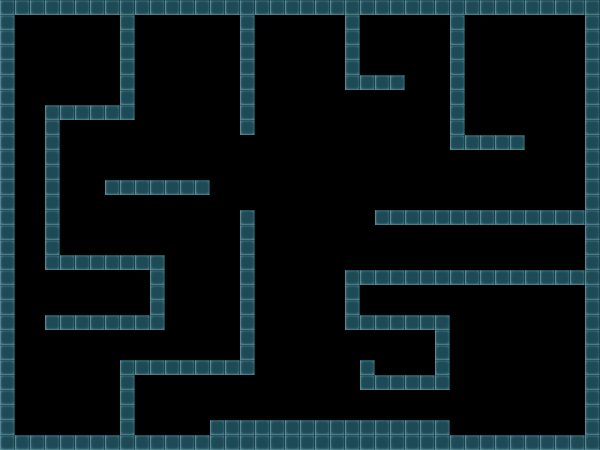

Tiled map render using the project's own tile images. Description and the whole map definition, tile-layer contents included, below:
An orthogonal 40x30 tile map with 15x15 px tiles, 1 tile layer (Tile Layer 1).

<map version="1.0" orientation="orthogonal" renderorder="right-down" width="40" height="30" tilewidth="15" tileheight="15" nextobjectid="1">
 <tileset firstgid="1" source="wall.tsx" />
 <layer name="Tile Layer 1" width="40" height="30">
  <data encoding="csv">
1,1,1,1,1,1,1,1,1,1,1,1,1,1,1,1,1,1,1,1,1,1,1,1,1,1,1,1,1,1,1,1,1,1,1,1,1,1,1,1,
1,0,0,0,0,0,0,0,1,0,0,0,0,0,0,0,1,0,0,0,0,0,0,1,0,0,0,0,0,0,1,0,0,0,0,0,0,0,0,1,
1,0,0,0,0,0,0,0,1,0,0,0,0,0,0,0,1,0,0,0,0,0,0,1,0,0,0,0,0,0,1,0,0,0,0,0,0,0,0,1,
1,0,0,0,0,0,0,0,1,0,0,0,0,0,0,0,1,0,0,0,0,0,0,1,0,0,0,0,0,0,1,0,0,0,0,0,0,0,0,1,
1,0,0,0,0,0,0,0,1,0,0,0,0,0,0,0,1,0,0,0,0,0,0,1,0,0,0,0,0,0,1,0,0,0,0,0,0,0,0,1,
1,0,0,0,0,0,0,0,1,0,0,0,0,0,0,0,1,0,0,0,0,0,0,1,1,1,1,0,0,0,1,0,0,0,0,0,0,0,0,1,
1,0,0,0,0,0,0,0,1,0,0,0,0,0,0,0,1,0,0,0,0,0,0,0,0,0,0,0,0,0,1,0,0,0,0,0,0,0,0,1,
1,0,0,1,1,1,1,1,1,0,0,0,0,0,0,0,1,0,0,0,0,0,0,0,0,0,0,0,0,0,1,0,0,0,0,0,0,0,0,1,
1,0,0,1,0,0,0,0,0,0,0,0,0,0,0,0,1,0,0,0,0,0,0,0,0,0,0,0,0,0,1,0,0,0,0,0,0,0,0,1,
1,0,0,1,0,0,0,0,0,0,0,0,0,0,0,0,0,0,0,0,0,0,0,0,0,0,0,0,0,0,1,1,1,1,1,0,0,0,0,1,
1,0,0,1,0,0,0,0,0,0,0,0,0,0,0,0,0,0,0,0,0,0,0,0,0,0,0,0,0,0,0,0,0,0,0,0,0,0,0,1,
1,0,0,1,0,0,0,0,0,0,0,0,0,0,0,0,0,0,0,0,0,0,0,0,0,0,0,0,0,0,0,0,0,0,0,0,0,0,0,1,
1,0,0,1,0,0,0,1,1,1,1,1,1,1,0,0,0,0,0,0,0,0,0,0,0,0,0,0,0,0,0,0,0,0,0,0,0,0,0,1,
1,0,0,1,0,0,0,0,0,0,0,0,0,0,0,0,0,0,0,0,0,0,0,0,0,0,0,0,0,0,0,0,0,0,0,0,0,0,0,1,
1,0,0,1,0,0,0,0,0,0,0,0,0,0,0,0,1,0,0,0,0,0,0,0,0,1,1,1,1,1,1,1,1,1,1,1,1,1,1,1,
1,0,0,1,0,0,0,0,0,0,0,0,0,0,0,0,1,0,0,0,0,0,0,0,0,0,0,0,0,0,0,0,0,0,0,0,0,0,0,1,
1,0,0,1,0,0,0,0,0,0,0,0,0,0,0,0,1,0,0,0,0,0,0,0,0,0,0,0,0,0,0,0,0,0,0,0,0,0,0,1,
1,0,0,1,1,1,1,1,1,1,1,0,0,0,0,0,1,0,0,0,0,0,0,0,0,0,0,0,0,0,0,0,0,0,0,0,0,0,0,1,
1,0,0,0,0,0,0,0,0,0,1,0,0,0,0,0,1,0,0,0,0,0,0,1,1,1,1,1,1,1,1,1,1,1,1,1,1,1,1,1,
1,0,0,0,0,0,0,0,0,0,1,0,0,0,0,0,1,0,0,0,0,0,0,1,0,0,0,0,0,0,0,0,0,0,0,0,0,0,0,1,
1,0,0,0,0,0,0,0,0,0,1,0,0,0,0,0,1,0,0,0,0,0,0,1,0,0,0,0,0,0,0,0,0,0,0,0,0,0,0,1,
1,0,0,1,1,1,1,1,1,1,1,0,0,0,0,0,1,0,0,0,0,0,0,1,1,1,1,1,1,1,0,0,0,0,0,0,0,0,0,1,
1,0,0,0,0,0,0,0,0,0,0,0,0,0,0,0,1,0,0,0,0,0,0,0,0,0,0,0,0,1,0,0,0,0,0,0,0,0,0,1,
1,0,0,0,0,0,0,0,0,0,0,0,0,0,0,0,1,0,0,0,0,0,0,0,0,0,0,0,0,1,0,0,0,0,0,0,0,0,0,1,
1,0,0,0,0,0,0,0,1,1,1,1,1,1,1,1,1,0,0,0,0,0,0,0,1,0,0,0,0,1,0,0,0,0,0,0,0,0,0,1,
1,0,0,0,0,0,0,0,1,0,0,0,0,0,0,0,0,0,0,0,0,0,0,0,1,1,1,1,1,1,0,0,0,0,0,0,0,0,0,1,
1,0,0,0,0,0,0,0,1,0,0,0,0,0,0,0,0,0,0,0,0,0,0,0,0,0,0,0,0,0,0,0,0,0,0,0,0,0,0,1,
1,0,0,0,0,0,0,0,1,0,0,0,0,0,0,0,0,0,0,0,0,0,0,0,0,0,0,0,0,0,0,0,0,0,0,0,0,0,0,1,
1,0,0,0,0,0,0,0,1,0,0,0,0,0,1,1,1,1,1,1,1,1,1,1,1,1,1,1,1,1,0,0,0,0,0,0,0,0,0,1,
1,1,1,1,1,1,1,1,1,1,1,1,1,1,1,1,1,1,1,1,1,1,1,1,1,1,1,1,1,1,1,1,1,1,1,1,1,1,1,1
</data>
 </layer>
</map>
